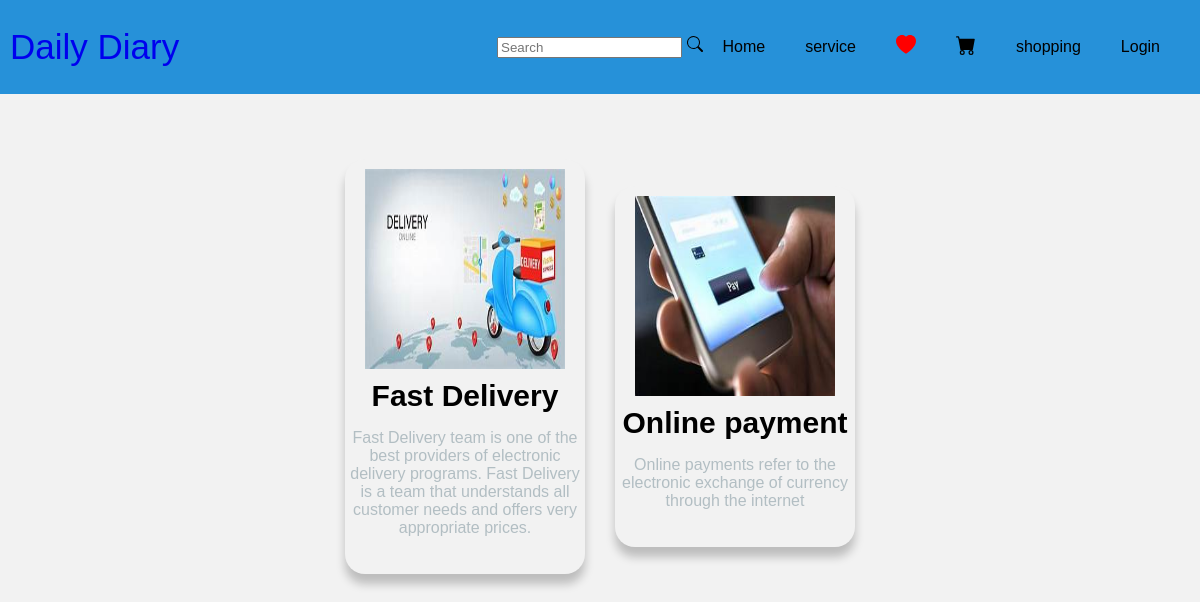
The app's page /service with its own data.
### dairyapp/models.py (models this page shows, shortened)
class Services(models.Model):
    name=models.CharField(max_length=100)
    img=models.ImageField(upload_to='Products')
    description = models.TextField()
    created_at = models.DateTimeField(auto_now_add=True)

### dairyapp/views.py (the view)
# urls.py: path('service', views.service, name='service'),
def service(request):
    services = Services.objects.all()
    return render(request,"service.html",{'service':services})

### dairyapp/templates/service.html (shortened to what this page needs)
{% extends 'index.html'%}
{% load static %}
{% block content %}
<html>
    <head>
        <link rel="stylesheet" href="<link href="https://cdnjs.cloudflare.com/ajax/libs/font-awesome/5.13.0/css/all.min.css">
        </head>
        <body>
            <div class="gallery">
{% for i in service %}
                        <div class="content">
                            <img src="{{i.img.url}}">
                            <h3>{{i.name}}</h3>
                            <p>{{i.description}}</p>
                             <ul>
                            </ul>
                                </div>
{% endfor %}
                    </div>
        </body>
        </html>
{% endblock content %}

### dairyapp/templates/service.html (style rules this page uses)
body { margin: 0; font-family: sans-serif; background: #f2f2f2; }
h3 { text-align: center; font-size: 30px; margin: 0; padding-top: 10px; }
.gallery { display: flex; flex-wrap: wrap; width: 100%; justify-content:center; align-items: center; margin: 50px 0; }
.content { width: 20%; margin: 15px; box-sizing: border-box; float:left; text-align:center; border-radius: 20px; cursor: pointer; padding-top: 10px; box-shadow:0 14px 28px rgba(0,0,0,0), 0 10px 10px rgba(0,0,0,0.22); transition: .4s; background: #f2f2f2; }
img { width:200px; height: 200px; text-align: center; margin: 0 auto; display: block; }
p { text-align: center; color: #b2bec3; padding-top: 0 8px; }
ul { list-style: none; display:flex; justify-content: center; align-items: center; padding: 0; }

### records on screen
Services: img (picture), name "Fast Delivery", description "Fast Delivery team is one of the best providers of electronic delivery programs. Fast Delivery is a team that understands all customer needs and offers very appropriate prices."
Services: img (picture), name "Online payment", description "Online payments refer to the electronic exchange of currency through the internet"
